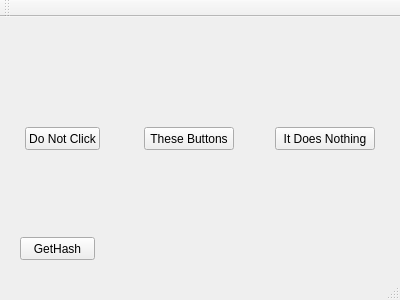
<?xml version="1.0" encoding="UTF-8"?>
<ui version="4.0">
 <class>MainWindow</class>
 <widget class="QMainWindow" name="MainWindow">
  <property name="geometry">
   <rect>
    <x>0</x>
    <y>0</y>
    <width>400</width>
    <height>300</height>
   </rect>
  </property>
  <property name="windowTitle">
   <string>MainWindow</string>
  </property>
  <widget class="QWidget" name="centralWidget">
   <widget class="QPushButton" name="pushButton1">
    <property name="geometry">
     <rect>
      <x>25</x>
      <y>110</y>
      <width>75</width>
      <height>23</height>
     </rect>
    </property>
    <property name="text">
     <string>Do Not Click</string>
    </property>
   </widget>
   <widget class="QPushButton" name="pushButton3">
    <property name="geometry">
     <rect>
      <x>275</x>
      <y>110</y>
      <width>100</width>
      <height>23</height>
     </rect>
    </property>
    <property name="text">
     <string>It Does Nothing</string>
    </property>
   </widget>
   <widget class="QPushButton" name="pushButton2">
    <property name="geometry">
     <rect>
      <x>144</x>
      <y>110</y>
      <width>90</width>
      <height>23</height>
     </rect>
    </property>
    <property name="text">
     <string>These Buttons</string>
    </property>
   </widget>
   <widget class="QPushButton" name="GetHashButton">
    <property name="geometry">
     <rect>
      <x>20</x>
      <y>220</y>
      <width>75</width>
      <height>23</height>
     </rect>
    </property>
    <property name="text">
     <string>GetHash</string>
    </property>
   </widget>
  </widget>
  <widget class="QMenuBar" name="menuBar">
   <property name="geometry">
    <rect>
     <x>0</x>
     <y>0</y>
     <width>400</width>
     <height>21</height>
    </rect>
   </property>
  </widget>
  <widget class="QToolBar" name="mainToolBar">
   <attribute name="toolBarArea">
    <enum>TopToolBarArea</enum>
   </attribute>
   <attribute name="toolBarBreak">
    <bool>false</bool>
   </attribute>
  </widget>
  <widget class="QStatusBar" name="statusBar"/>
 </widget>
 <layoutdefault spacing="6" margin="11"/>
 <resources/>
 <connections/>
</ui>
